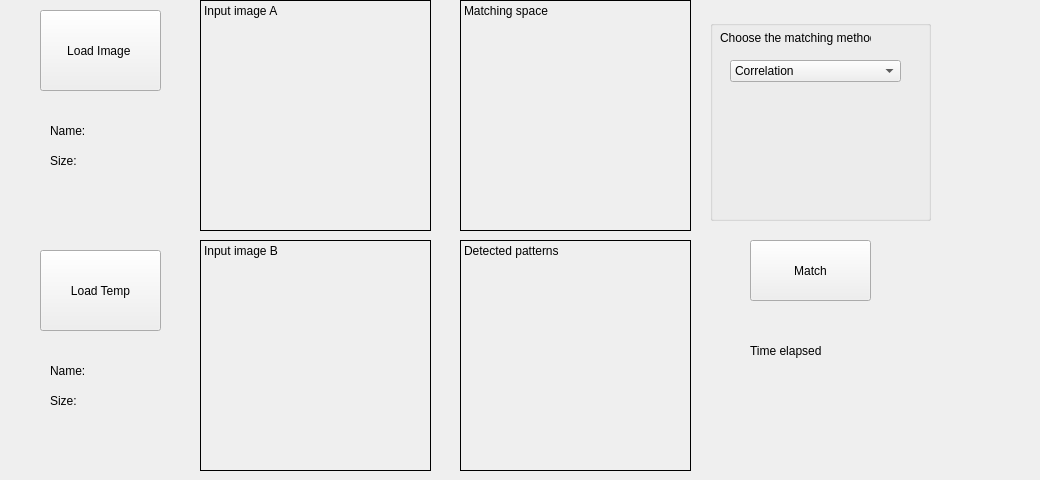
    <widget class="QWidget" name="tab">
     <attribute name="title">
      <string>Template matching</string>
     </attribute>
     <widget class="QLabel" name="Template_matching_inputA">
      <property name="geometry">
       <rect>
        <x>200</x>
        <y>0</y>
        <width>231</width>
        <height>231</height>
       </rect>
      </property>
      <property name="frameShape">
       <enum>QFrame::Box</enum>
      </property>
      <property name="text">
       <string>Input image A</string>
      </property>
      <property name="alignment">
       <set>Qt::AlignLeading|Qt::AlignLeft|Qt::AlignTop</set>
      </property>
     </widget>
     <widget class="QLabel" name="Matchingspace">
      <property name="geometry">
       <rect>
        <x>460</x>
        <y>0</y>
        <width>231</width>
        <height>231</height>
       </rect>
      </property>
      <property name="frameShape">
       <enum>QFrame::Box</enum>
      </property>
      <property name="text">
       <string>Matching space</string>
      </property>
      <property name="alignment">
       <set>Qt::AlignLeading|Qt::AlignLeft|Qt::AlignTop</set>
      </property>
     </widget>
     <widget class="QLabel" name="Template_matching_inputB">
      <property name="geometry">
       <rect>
        <x>200</x>
        <y>240</y>
        <width>231</width>
        <height>231</height>
       </rect>
      </property>
      <property name="frameShape">
       <enum>QFrame::Box</enum>
      </property>
      <property name="text">
       <string>Input image B</string>
      </property>
      <property name="alignment">
       <set>Qt::AlignLeading|Qt::AlignLeft|Qt::AlignTop</set>
      </property>
     </widget>
     <widget class="QLabel" name="Detected_patterns">
      <property name="geometry">
       <rect>
        <x>460</x>
        <y>240</y>
        <width>231</width>
        <height>231</height>
       </rect>
      </property>
      <property name="frameShape">
       <enum>QFrame::Box</enum>
      </property>
      <property name="text">
       <string>Detected patterns</string>
      </property>
      <property name="alignment">
       <set>Qt::AlignLeading|Qt::AlignLeft|Qt::AlignTop</set>
      </property>
     </widget>
     <widget class="QLabel" name="label_53">
      <property name="geometry">
       <rect>
        <x>50</x>
        <y>150</y>
        <width>71</width>
        <height>21</height>
       </rect>
      </property>
      <property name="text">
       <string>Size:</string>
      </property>
     </widget>
     <widget class="QLabel" name="label_54">
      <property name="geometry">
       <rect>
        <x>50</x>
        <y>120</y>
        <width>71</width>
        <height>21</height>
       </rect>
      </property>
      <property name="text">
       <string>Name:</string>
      </property>
     </widget>
     <widget class="QPushButton" name="Load_imageA">
      <property name="geometry">
       <rect>
        <x>40</x>
        <y>10</y>
        <width>121</width>
        <height>81</height>
       </rect>
      </property>
      <property name="text">
       <string>Load Image </string>
      </property>
     </widget>
     <widget class="QLabel" name="label_55">
      <property name="geometry">
       <rect>
        <x>50</x>
        <y>390</y>
        <width>71</width>
        <height>21</height>
       </rect>
      </property>
      <property name="text">
       <string>Size:</string>
      </property>
     </widget>
     <widget class="QLabel" name="label_56">
      <property name="geometry">
       <rect>
        <x>50</x>
        <y>360</y>
        <width>71</width>
        <height>21</height>
       </rect>
      </property>
      <property name="text">
       <string>Name:</string>
      </property>
     </widget>
     <widget class="QPushButton" name="Load_imageB">
      <property name="geometry">
       <rect>
        <x>40</x>
        <y>250</y>
        <width>121</width>
        <height>81</height>
       </rect>
      </property>
      <property name="text">
       <string>Load Temp</string>
      </property>
     </widget>
     <widget class="QGroupBox" name="groupBox_11">
      <property name="geometry">
       <rect>
        <x>710</x>
        <y>20</y>
        <width>221</width>
        <height>201</height>
       </rect>
      </property>
      <property name="title">
       <string/>
      </property>
      <widget class="QLabel" name="label_16">
       <property name="geometry">
        <rect>
         <x>10</x>
         <y>10</y>
         <width>151</width>
         <height>16</height>
        </rect>
       </property>
       <property name="text">
        <string>Choose the matching method</string>
       </property>
      </widget>
      <widget class="QComboBox" name="comboBox_4">
       <property name="geometry">
        <rect>
         <x>20</x>
         <y>40</y>
         <width>171</width>
         <height>22</height>
        </rect>
       </property>
       <item>
        <property name="text">
         <string>Correlation</string>
        </property>
       </item>
       <item>
        <property name="text">
         <string>Zero-mean correlation</string>
        </property>
       </item>
       <item>
        <property name="text">
         <string>Sum of squared differences (SSD)</string>
        </property>
       </item>
       <item>
        <property name="text">
         <string>Normalized cross correlations</string>
        </property>
       </item>
      </widget>
     </widget>
     <widget class="QPushButton" name="pushButton_match">
      <property name="geometry">
       <rect>
        <x>750</x>
        <y>240</y>
        <width>121</width>
        <height>61</height>
       </rect>
      </property>
      <property name="text">
       <string>Match</string>
      </property>
     </widget>
     <widget class="QLabel" name="label_58">
      <property name="geometry">
       <rect>
        <x>750</x>
        <y>330</y>
        <width>281</width>
        <height>41</height>
       </rect>
      </property>
      <property name="text">
       <string>Time elapsed</string>
      </property>
     </widget>
    </widget>
